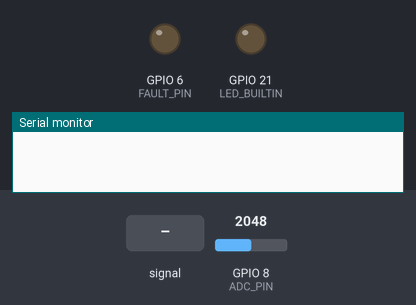
Simulated run of this program. Board: Seeed XIAO ESP32-S3. On the bench: output pins drawn as LEDs (lit = HIGH), the last lines printed to the serial monitor. Dashed ring = blinking. The test bench sets the inputs (shaded band); at power-on: GPIO 8 (ADC_PIN) = 2048 (analog values on the 0–4095 scale). No CAN messages arrive unless stated; pins used as bus, display or sensor lines are not drawn.

Above: at 0.1 s.
At 1.7 s:
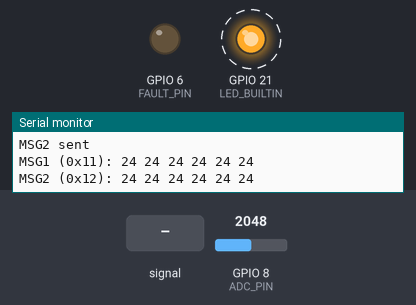
1.8 s: GPIO 8 (ADC_PIN) fed a 200 Hz sine of ±1842 counts around its level
At 2.38 s:
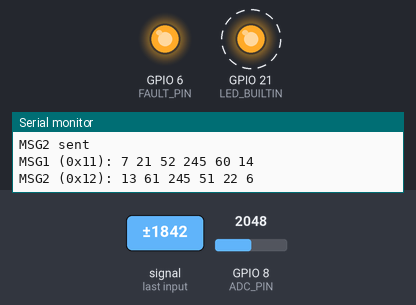
Timing chart, 0 to 10.8 s (numbered marks = the images above; inputs shaded):
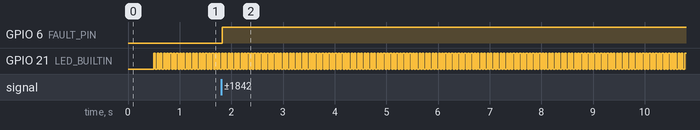

Measured:
- after the input at 1.8 s, GPIO 6 (FAULT_PIN): LOW → HIGH at once
- by itself, GPIO 21 (LED_BUILTIN): alternates HIGH for 0.03 s and LOW for 0.03 s

The program:

main.cpp
```cpp
#include <Arduino.h>
#include <math.h>
#include "driver/twai.h"

static const gpio_num_t CAN_TX = GPIO_NUM_4;  // D3
static const gpio_num_t CAN_RX = GPIO_NUM_5;  // D4

static constexpr uint8_t ADC_PIN = GPIO_NUM_8;  // D9 or A9

static constexpr uint8_t MUX_ENBLE = GPIO_NUM_40;  // D13
static constexpr uint8_t MUX_S3 = GPIO_NUM_3;  // D2
static constexpr uint8_t MUX_S2 = GPIO_NUM_39;  // D12
static constexpr uint8_t MUX_S1 = GPIO_NUM_2;  // D1
static constexpr uint8_t MUX_S0 = GPIO_NUM_38;  // D11

static constexpr uint8_t FAULT_PIN = GPIO_NUM_6;  // D5
static constexpr float FAULT_TEMP = 60.0f;

static constexpr uint32_t SEND_DELAY_MS = 5;

static constexpr float SH_A = 1.1395e-3f;
static constexpr float SH_B = 2.3230e-4f;
static constexpr float SH_C = 9.5816e-8f;
static constexpr float R_FIXED = 10000.0f;
static constexpr float ADC_MAX = 4095.0f;

static const int subpackID = 1;

static twai_message_t CAN_outMsg1;
static twai_message_t CAN_outMsg2;
static float adcValue = 0;
static float temperature = 0;

static bool twai_initialized = false;

static bool init_can() {
  twai_general_config_t g = TWAI_GENERAL_CONFIG_DEFAULT(CAN_TX, CAN_RX, TWAI_MODE_NO_ACK);
  g.tx_queue_len = 25;
  g.rx_queue_len = 25;

  twai_timing_config_t t = TWAI_TIMING_CONFIG_500KBITS();
  twai_filter_config_t f = TWAI_FILTER_CONFIG_ACCEPT_ALL();

  twai_driver_uninstall();

  esp_err_t err = twai_driver_install(&g, &t, &f);
  Serial.printf("twai_driver_install: %s\n", esp_err_to_name(err));
  if (err != ESP_OK) return false;

  err = twai_start();
  Serial.printf("twai_start: %s\n", esp_err_to_name(err));
  if (err != ESP_OK) return false;

  twai_initialized = true;

  return true;
}

static float read_temperature() {
  analogRead(ADC_PIN);
  delayMicroseconds(20);

  int32_t raw = 0;
  for (int j = 0; j < 16; j++) raw += analogRead(ADC_PIN);
  adcValue = raw / 16.0f;

  if (adcValue <= 0 || adcValue >= ADC_MAX) return 0.0f;

  float R = R_FIXED * adcValue / (ADC_MAX - adcValue);
  float lnR = logf(R);
  float inv_T = SH_A + SH_B * lnR + SH_C * lnR * lnR * lnR;
  return 1.0f / inv_T - 273.15f;
}

void setup() {
  pinMode(LED_BUILTIN, OUTPUT);
  pinMode(MUX_ENBLE, OUTPUT);
  pinMode(MUX_S3, OUTPUT);
  pinMode(MUX_S2, OUTPUT);
  pinMode(MUX_S1, OUTPUT);
  pinMode(MUX_S0, OUTPUT);
  pinMode(FAULT_PIN, OUTPUT_OPEN_DRAIN);
  digitalWrite(FAULT_PIN, LOW);
  digitalWrite(MUX_ENBLE, LOW);

  Serial.begin(115200);
  delay(500);
  analogReadResolution(12);
  analogSetAttenuation(ADC_11db);

  if (!init_can()) {
    Serial.println("CAN init failed!");
    while (1) {}
  }

  memset(&CAN_outMsg1, 0, sizeof(CAN_outMsg1));
  memset(&CAN_outMsg2, 0, sizeof(CAN_outMsg2));

  switch (subpackID) {
    case 1: CAN_outMsg1.identifier = 0x11; CAN_outMsg2.identifier = 0x12; break;
    case 2: CAN_outMsg1.identifier = 0x21; CAN_outMsg2.identifier = 0x22; break;
    case 3: CAN_outMsg1.identifier = 0x31; CAN_outMsg2.identifier = 0x32; break;
    case 4: CAN_outMsg1.identifier = 0x41; CAN_outMsg2.identifier = 0x42; break;
    case 5: CAN_outMsg1.identifier = 0x51; CAN_outMsg2.identifier = 0x52; break;
    case 6: CAN_outMsg1.identifier = 0x61; CAN_outMsg2.identifier = 0x62; break;
  }
  CAN_outMsg1.data_length_code = 6;
  CAN_outMsg2.data_length_code = 6;
}

void loop() {
  digitalWrite(LED_BUILTIN, !digitalRead(LED_BUILTIN));

  twai_status_info_t st;
  if (twai_get_status_info(&st) == ESP_OK && st.state == TWAI_STATE_BUS_OFF) {
    twai_stop();
    twai_driver_uninstall();
    delay(50);
    init_can();
    delay(10);
    return;
  }

  uint8_t temp[12] = {0};
  for (int i = 0; i < 12; i++) {
    int channel = (i + 1) % 12;  // T12 has binary b0000, others are fine
    // selecting the mux channel
    digitalWrite(MUX_S0, channel % 2);
    digitalWrite(MUX_S1, (channel / 2) % 2);
    digitalWrite(MUX_S2, (channel / 4) % 2);
    digitalWrite(MUX_S3, (channel / 8) % 2);
    delayMicroseconds(20);

    temperature = read_temperature();
    if (temperature > FAULT_TEMP) digitalWrite(FAULT_PIN, HIGH);
    temp[i] = (uint8_t)temperature;
  }

  for (int i = 0; i < 6; i++) {
    CAN_outMsg1.data[i] = temp[i];
    CAN_outMsg2.data[i] = temp[i + 6];
  }

  if(twai_initialized) {
    esp_err_t err1 = twai_transmit(&CAN_outMsg1, pdMS_TO_TICKS(10));
    esp_err_t err2 = twai_transmit(&CAN_outMsg2, pdMS_TO_TICKS(10));
    // twai_status_info_t st;
    // if (twai_get_status_info(&st) == ESP_OK && st.state == TWAI_STATE_BUS_OFF) {
    if(err1 == ESP_ERR_INVALID_STATE || err2 == ESP_ERR_INVALID_STATE) {
      Serial.println("Bus off detected before transmission, resetting TWAI...");
      twai_initialized = false;
      twai_stop();
      twai_driver_uninstall();
      delay(10);
      init_can();
    } else {
      Serial.println(err1 == ESP_OK ? "MSG1 sent" : "MSG1 FAILED");
      Serial.println(err2 == ESP_OK ? "MSG2 sent" : "MSG2 FAILED");
    }
  }
  // esp_err_t err1 = twai_transmit((twai_message_t*)&CAN_outMsg1, pdMS_TO_TICKS(10));
  // esp_err_t err2 = twai_transmit((twai_message_t*)&CAN_outMsg2, pdMS_TO_TICKS(10));


  Serial.print("MSG1 (0x");
  Serial.print(CAN_outMsg1.identifier, HEX);
  Serial.print("): ");
  for (int i = 0; i < CAN_outMsg1.data_length_code; i++) {
      Serial.print(CAN_outMsg1.data[i]);
      Serial.print(" ");
  }
  Serial.println();

  Serial.print("MSG2 (0x");
  Serial.print(CAN_outMsg2.identifier, HEX);
  Serial.print("): ");
  for (int i = 0; i < CAN_outMsg2.data_length_code; i++) {
      Serial.print(CAN_outMsg2.data[i]);
      Serial.print(" ");
  }
  Serial.println();

  delay(SEND_DELAY_MS);
}
```
